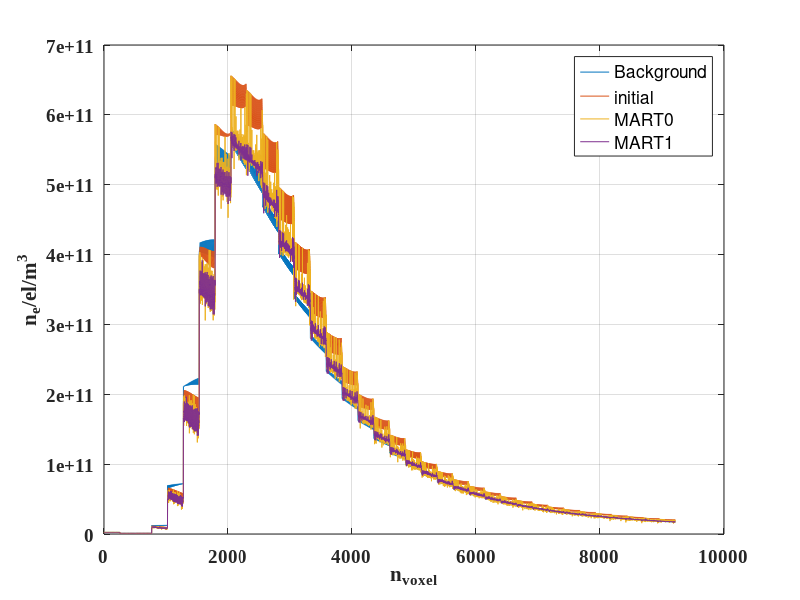

Write the MATLAB code that produced this figure. (Note: this script raises an error after producing the figure.)

load 00NewNe.mat
[Nlat, Nlon, Nh]=size(ne_background);
Ne=reshape(ne_background,Nlat*Nlon*Nh,1);
ne0=reshape(ne_ini,Nlat*Nlon*Nh,1);
Ne_mart0=reshape(ne_mart0,Nlat*Nlon*Nh,1);
Ne_mart1=reshape(ne_mart1,Nlat*Nlon*Nh,1);

figure
plot(Ne)
hold on
plot(ne0)
hold on
plot(Ne_mart0)
hold on
plot(Ne_mart1)
% set(gca,'Ylim')
xlabel('n_{voxel}','fontsize',14,'fontname','Times New Roman','fontweight','bold')
ylabel('n_{e}/el/m^3','fontsize',14,'fontname','Times New Roman','fontweight','bold')
% title('MART','fontsize',12,'fontname','Times New Roman','fontweight','bold')
legend('Background', 'initial', 'MART0', 'MART1')
set(gca,'fontsize',14,'fontname','Times New Roman','fontweight','bold')
grid on

neb=reshape(ne_background(5,5,:), [],1);
neb=smooth(neb);
nem0=reshape(ne_mart0(5,5,:), [],1);
nem0=smooth(nem0);
nem1=reshape(ne_mart1(5,5,:), [],1);
nem1=smooth(nem1);
nei=reshape(ne_ini(5,5,:), [],1);
nei=smooth(nei);

hh=100:25:1000-25;
% Re_Error=mean(abs(Ne_mart(2000:12000)-Ne(2000:12000))./Ne(2000:12000));
figure
% plot(neb,hh, nei,hh,nem0,hh, nem1,hh,  'linewidth', 1.5)
plot(neb,hh, nem0,hh, nem1,hh,  'linewidth', 1.5)
xlabel('n_{e}el/m^3','fontsize',12,'fontname','Times New Roman','fontweight','bold')
ylabel('Altitude/km','fontsize',12,'fontname','Times New Roman','fontweight','bold')
legend('Background', 'initial', 'MART0', 'MART1')
grid on